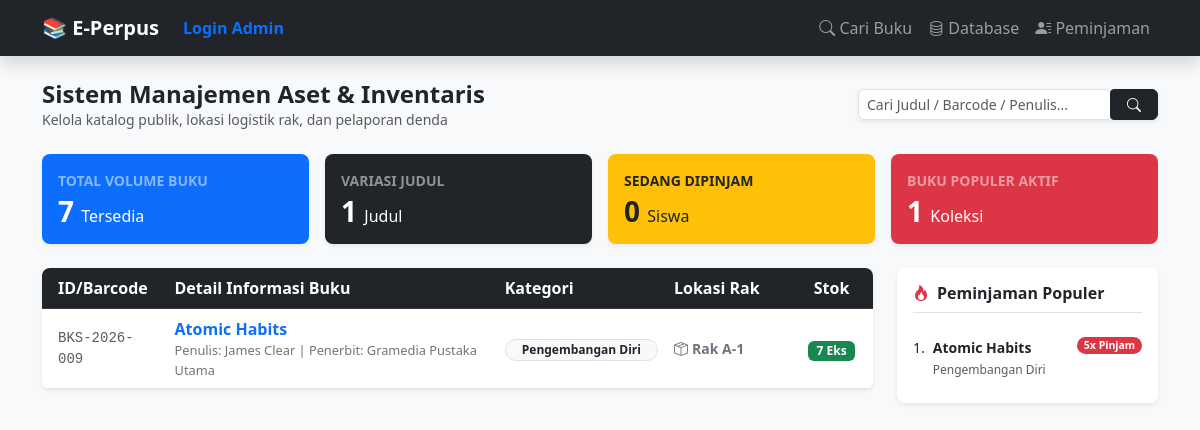
Page /koleksi on the committed database.
### tables this page shows
CREATE TABLE buku (
            id INTEGER PRIMARY KEY AUTOINCREMENT,
            -- Data Katalog (Publik)
            judul TEXT NOT NULL,
            sub_judul TEXT,
            penulis TEXT,
            penerbit TEXT,
            tahun_terbit TEXT,
            isbn TEXT,
            kategori TEXT,
            sinopsis TEXT,
            cover_img TEXT,
            -- Data Inventaris (Internal Pustakawan)
            id_buku_fisik TEXT UNIQUE, -- Barcode / ID Unik Eksemplar
            nomor_panggil TEXT,        -- Call Number di Rak
            lokasi_rak TEXT,
            sumber_perolehan TEXT,     -- Pembelian / Hadiah / Sumbangan
            tanggal_masuk TEXT,
            kondisi_buku TEXT DEFAULT 'Baik', -- Baik / Rusak / Hilang
            harga_buku INTEGER DEFAULT 0,     -- Untuk Pelaporan Aset & Denda Opsi A
            stok INTEGER DEFAULT 1
        );

### app.py (the view)
@app.route('/koleksi')
def koleksi_lengkap():
    conn = get_db_connection()
    query = request.args.get('query', '').strip()
    if query:
        buku = conn.execute('''
            SELECT * FROM buku
            WHERE judul LIKE ? OR penulis LIKE ? OR id_buku_fisik LIKE ?
            ORDER BY id DESC
        ''', (f'%{query}%', f'%{query}%', f'%{query}%')).fetchall()
    else:
        buku = conn.execute('SELECT * FROM buku ORDER BY id DESC').fetchall()
    total_buku = conn.execute('SELECT SUM(stok) FROM buku').fetchone()[0] or 0
    total_judul = conn.execute('SELECT COUNT(*) FROM buku').fetchone()[0] or 0
    total_dipinjam = conn.execute('SELECT COUNT(*) FROM peminjaman WHERE status = "Dipinjam"').fetchone()[0] or 0
    buku_populer = conn.execute('''
        SELECT b.judul, b.kategori, COUNT(p.id) as total_dipinjam
        FROM buku b
        JOIN peminjaman p ON b.id = p.id_buku
        GROUP BY b.id
        ORDER BY total_dipinjam DESC
        LIMIT 5
    ''').fetchall()
    conn.close()
    return render_template('koleksi.html',
                           buku=buku,
                           query=query,
                           total_buku=total_buku,
                           total_judul=total_judul,
                           total_dipinjam=total_dipinjam,
                           buku_populer=buku_populer)

### app.py (called while the page is built)
def get_db_connection():
    base_dir = os.path.dirname(os.path.abspath(__file__))
    db_path = os.path.join(base_dir, 'perpustakaan.db')
    conn = sqlite3.connect(db_path)
    conn.row_factory = sqlite3.Row
    return conn

### templates/koleksi.html (shortened to what this page needs)
{% extends 'layout.html' %}
{% block content %}
<div class="d-flex justify-content-between align-items-center mb-4 mt-2">
    <div>
        <h4 class="fw-bold mb-0 text-dark">Sistem Manajemen Aset & Inventaris</h4>
        <p class="text-muted small mb-0">Kelola katalog publik, lokasi logistik rak, dan pelaporan denda</p>
    </div>
    <div class="d-flex gap-2">
        <form action="/koleksi" method="GET" class="d-flex shadow-sm" style="width: 300px;">
            <input type="text" name="query" class="form-control form-control-sm border-end-0 rounded-start"
                   placeholder="Cari Judul / Barcode / Penulis..." value="{{ query or '' }}">
            <button type="submit" class="btn btn-sm btn-dark rounded-end px-3">
                <i class="bi bi-search"></i>
            </button>
        </form>
    </div>
</div>
<div class="row g-3 mb-4">
    <div class="col-md-3">
        <div class="card border-0 shadow-sm bg-primary text-white p-3 rounded-3">
            <small class="text-white-50 fw-bold text-uppercase">Total Volume Buku</small>
            <h3 class="fw-bold mb-0 mt-1">{{ total_buku }} <span class="fs-6 fw-normal">Tersedia</span></h3>
        </div>
    </div>
    <div class="col-md-3">
        <div class="card border-0 shadow-sm bg-dark text-white p-3 rounded-3">
            <small class="text-white-50 fw-bold text-uppercase">Variasi Judul</small>
            <h3 class="fw-bold mb-0 mt-1">{{ total_judul }} <span class="fs-6 fw-normal">Judul</span></h3>
        </div>
    </div>
    <div class="col-md-3">
        <div class="card border-0 shadow-sm bg-warning text-dark p-3 rounded-3">
            <small class="text-dark-50 fw-bold text-uppercase">Sedang Dipinjam</small>
            <h3 class="fw-bold mb-0 mt-1">{{ total_dipinjam }} <span class="fs-6 fw-normal">Siswa</span></h3>
        </div>
    </div>
    <div class="col-md-3">
        <div class="card border-0 shadow-sm bg-danger text-white p-3 rounded-3">
            <small class="text-white-50 fw-bold text-uppercase">Buku Populer Aktif</small>
            <h3 class="fw-bold mb-0 mt-1">{{ buku_populer|length }} <span class="fs-6 fw-normal">Koleksi</span></h3>
        </div>
    </div>
</div>
<div class="row g-4">
    <div class="col-lg-9">
        <div class="card shadow-sm border-0 rounded-3 overflow-hidden">
            <div class="table-responsive">
                <table class="table table-hover align-middle mb-0">
                    <thead class="table-dark">
                        <tr>
                            <th class="ps-3" style="width: 15%;">ID/Barcode</th>
                            <th style="width: 40%;">Detail Informasi Buku</th>
                            <th style="width: 20%;">Kategori</th>
                            <th style="width: 15%;">Lokasi Rak</th>
                            <th class="text-center" style="width: 10%;">Stok</th>
                        </tr>
                    </thead>
                    <tbody>
                        {% if buku %}
                            {% for b in buku %}
                            <tr>
                                <td class="ps-3 font-monospace text-muted small">{{ b.id_buku_fisik }}</td>
                                <td>
                                    <a href="/buku/{{ b.id }}" class="fw-bold text-primary text-decoration-none d-block mb-0-link">
                                        {{ b.judul }}
                                    </a>
                                    <small class="text-secondary d-block" style="font-size: 0.8rem;">
                                        Penulis: {{ b.penulis }} | Penerbit: {{ b.penerbit or '-' }}
                                    </small>
                                </td>
                                <td><span class="badge bg-light text-dark border px-3 py-1.5 rounded-pill">{{ b.kategori }}</span></td>
                                <td class="small fw-semibold text-secondary"><i class="bi bi-box-seam me-1"></i>{{ b.lokasi_rak or 'Belum Diatur' }}</td>
                                <td class="text-center">
                                    <span class="badge {{ 'bg-success' if b.stok > 0 else 'bg-danger' }} rounded-2 px-2 py-1">
                                        {{ b.stok }} Eks
                                    </span>
                                </td>
                            </tr>
                            {% endfor %}
                        {% endif %}
                    </tbody>
                </table>
            </div>
        </div>
    </div>
    <div class="col-lg-3">
        <div class="card shadow-sm border-0 rounded-3 p-3 bg-white h-100">
            <h6 class="fw-bold text-dark border-bottom pb-2 mb-3"><i class="bi bi-fire text-danger me-2"></i>Peminjaman Populer</h6>
            {% if buku_populer %}
                <ol class="list-group list-group-numbered list-group-flush">
                {% for bp in buku_populer %}
                    <li class="list-group-item d-flex justify-content-between align-items-start px-0 py-2 small">
                        <div class="ms-2 me-auto">
                            <div class="fw-bold text-truncate" style="max-width: 150px;">{{ bp.judul }}</div>
                            <span class="text-muted" style="font-size: 0.75rem;">{{ bp.kategori }}</span>
                        </div>
                        <span class="badge bg-danger rounded-pill">{{ bp.total_dipinjam }}x Pinjam</span>
                    </li>
                {% endfor %}
                </ol>
            {% else %}
                <div class="text-center py-4 text-muted small italic">
                    <i class="bi bi-graph-up d-block mb-1 text-black-50"></i> Belum ada rekaman sirkulasi transaksi.
                </div>
            {% endif %}
        </div>
    </div>
</div>
{% endblock %}

### rows in the picture
buku: id_buku_fisik "BKS-2026-009", judul "Atomic Habits", penulis "James Clear", penerbit "Gramedia Pustaka Utama", kategori "Pengembangan Diri", lokasi_rak "Rak A-1", stok "7", total_dipinjam "5"

### other values in the picture
{{ total_buku }} "7"
{{ total_judul }} "1"
{{ total_dipinjam }} "0"
{{ buku_populer|length }} "1"
